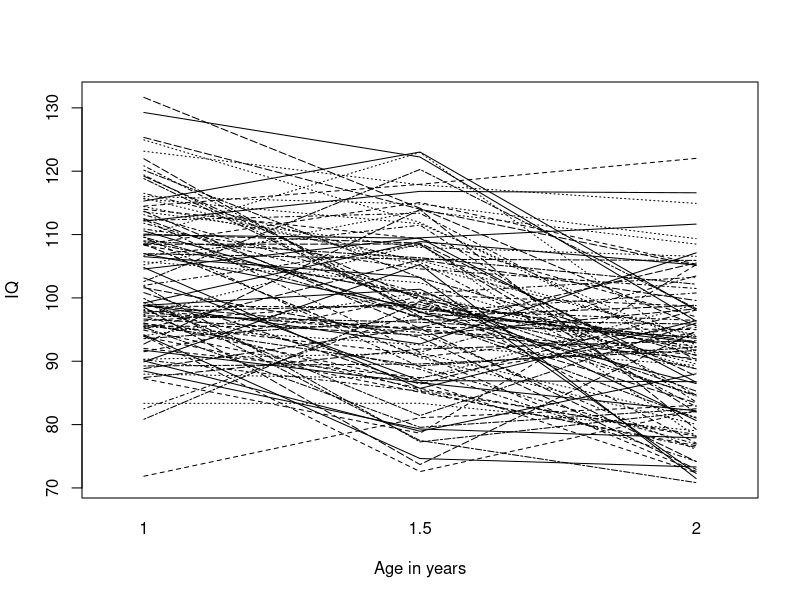
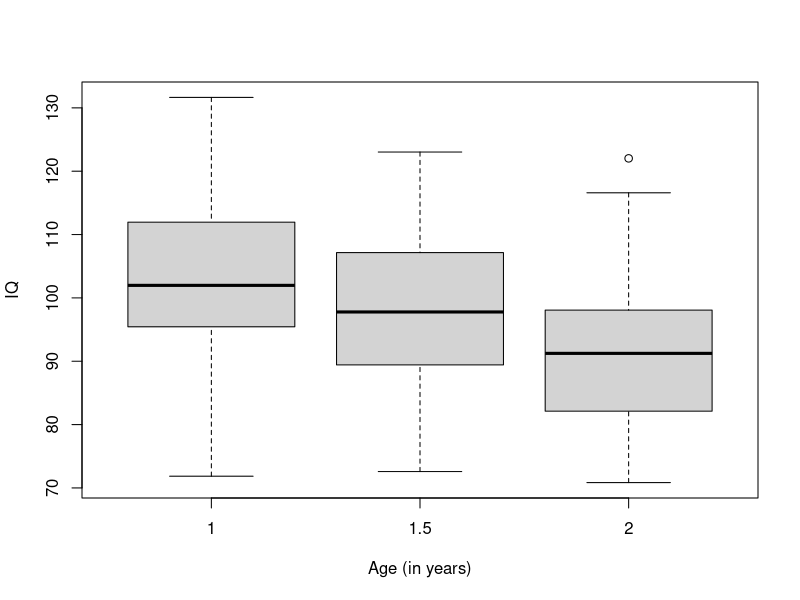
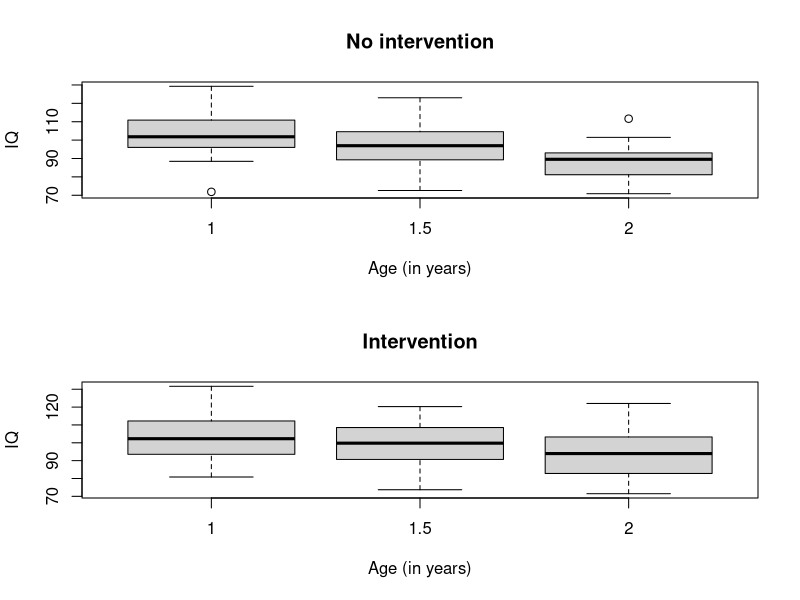
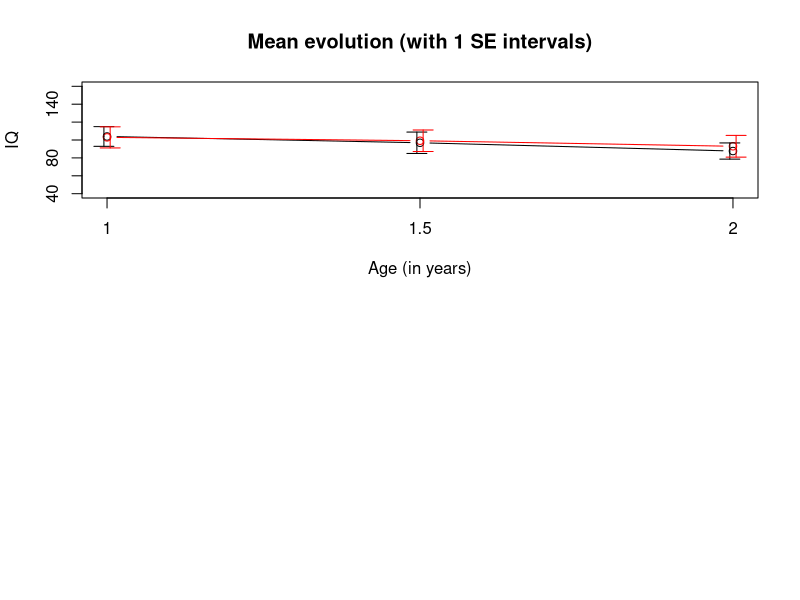
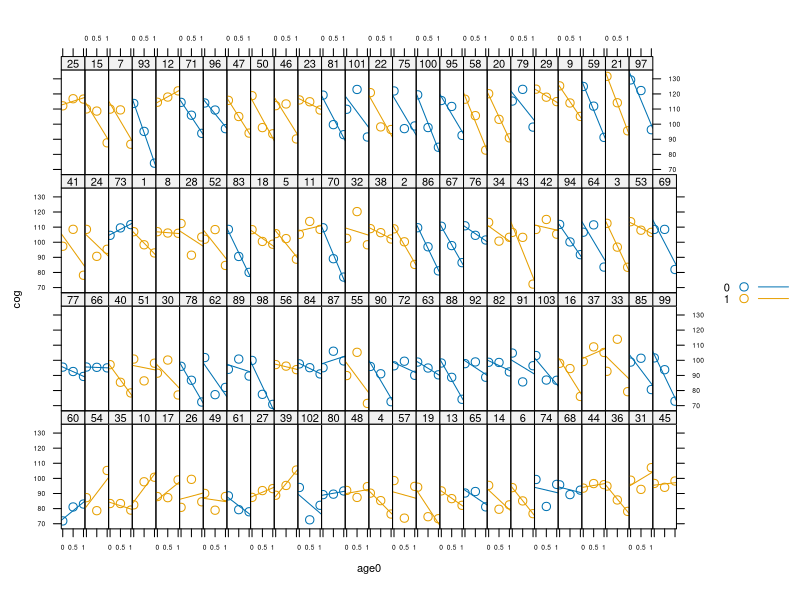
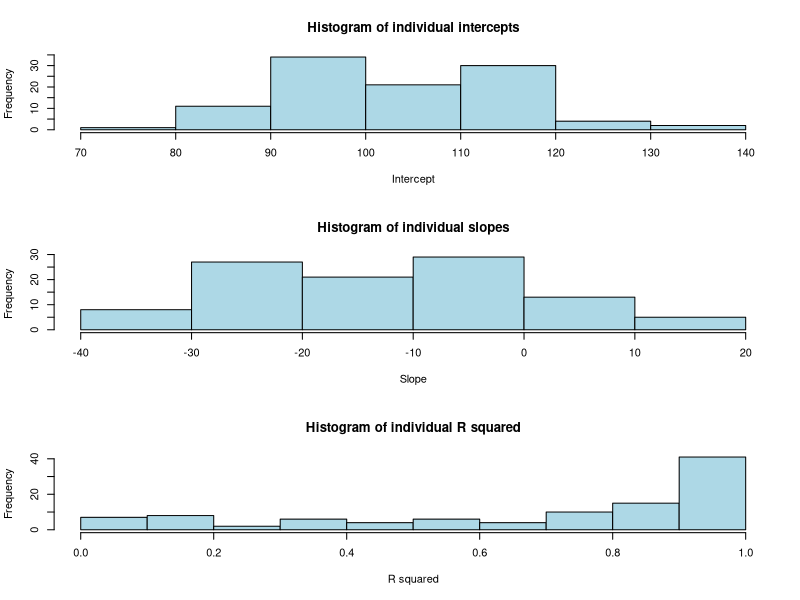
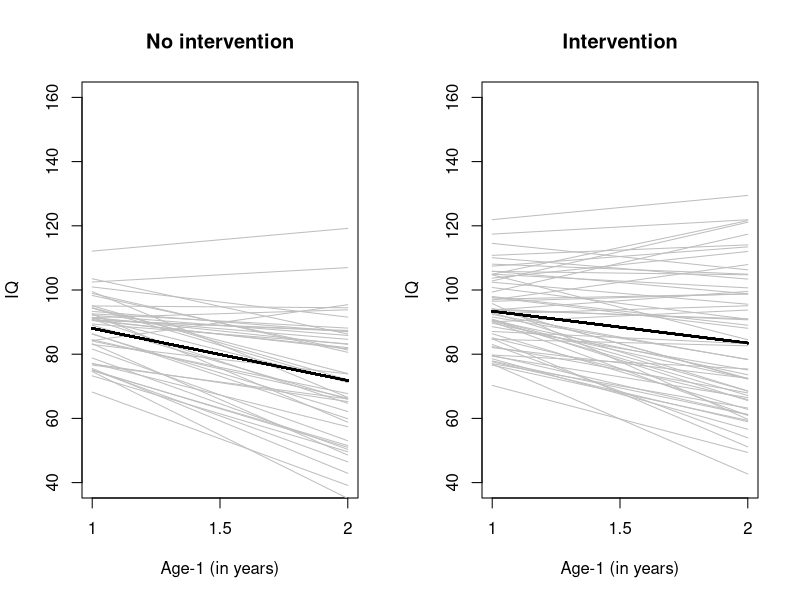
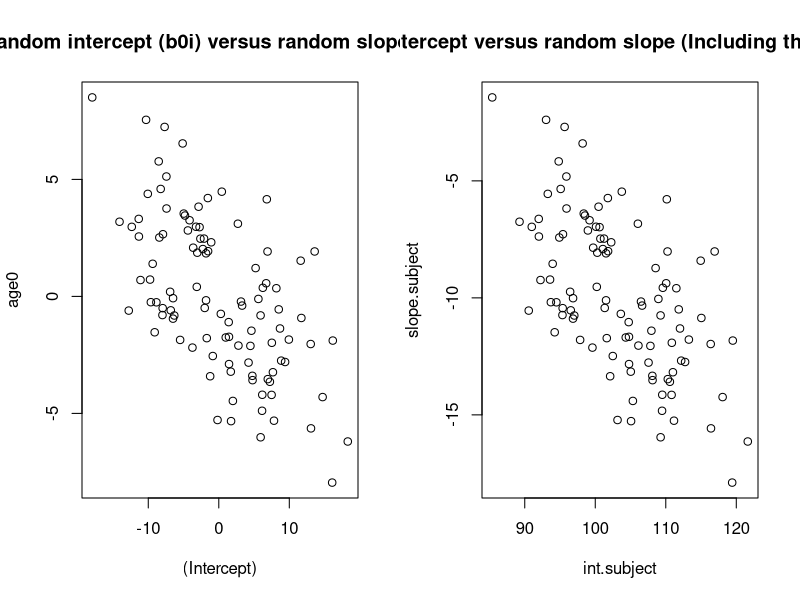

R code for these plots, in order:
## ---- chunk 1
knitr::opts_chunk$set(echo=FALSE, warning=FALSE, message=FALSE)
## ---- chunk 2
install.packages('lattice')
library('lattice')
## ---- chunk 3
early.int1 = read.table("earlyint.txt", header=T, sep=",")
attach(early.int1)
## ---- chunk 4
n = length(unique(id))
interaction.plot(age, id, cog, xlab="Age in years", ylab="IQ", legend=F)
## ---- chunk 5
early.mean=tapply(cog,list(age,program),mean) #mean
early.sd=tapply(cog,list(age,program),sd) #sd
early.var=tapply(cog,list(age,program),var) #variance
early.n=table(age,program) #frequency
## ---- chunk 6
boxplot(cog~age, xlab="Age (in years)", ylab="IQ")
## ---- chunk 7
par(mfrow=c(2,1))
boxplot(cog[program==0]~age[program==0], main="No intervention", main="No intervention", xlab="Age (in years)", ylab="IQ")
boxplot(cog[program==1]~age[program==1], main="Intervention", main="No intervention", xlab="Age (in years)", ylab="IQ")
## ---- chunk 8
errbar=function(x,y,height,width,lty=1,col="black"){
arrows(x,y,x,y+height,angle=90,length=width,lty=lty, col=col)
arrows(x,y,x,y-height,angle=90,length=width,lty=lty, col=col)
}
## ---- chunk 9
plot(age[id==1],early.mean[,1],type="b",xlim=c(1,2), ylim=c(40,160),xlab="Age (in years)",ylab="IQ",axes=F, main="Mean evolution (with 1 SE intervals)")
axis(side=1,at=c(1,1.5,2),labels=c(1,1.5,2))
axis(side=2,at=seq(40,160,20))

box()
points(age[id==1],early.mean[,2],type="b",col="red")
errbar(age[id==1]-.005,early.mean[,1],early.sd[,1],.1)
errbar(age[id==1]+.005,early.mean[,2],early.sd[,2],.1,col="red")
## ---- chunk 10
early.int2 <- reshape(early.int1, timevar = "age", idvar = c("id", "program"), direction = "wide") # reshaping data into wide form
early.int2

 cor(early.int2[,3:5])
## ---- chunk 11
early.int1$age0<-early.int1$age-1
## ---- chunk 12
cf = sapply(early.int1$id, function(x) coef(lm(cog~age0, data=subset(early.int1, id==x))))
Sx<-reorder(early.int1$id, cf[1,])

xyplot(cog ~ age0|Sx, groups=program, data=early.int1, type=c('p','r'), auto.key=T,aspect="xy", par.settings=list(axis.text=list(cex=0.6), fontsize=list(text=8, points=10)), scales=list(x=list(at=c(0,0.5,1),labels=c("0","0.5","1")))
)
## ---- chunk 13
lin.reg.coef = by(early.int1, early.int1$id, function(data) coef(lm(cog ~ age0, data=data)))
lin.reg.coef1 = unlist(lin.reg.coef)
names(lin.reg.coef1) = NULL
lin.reg.coef2 = matrix(lin.reg.coef1,length(lin.reg.coef1)/2,2,byrow = TRUE)
## ---- chunk 14
lin.reg.r.squared = by(early.int1, early.int1$id, function(data) summary(lm(cog ~ age, data=data))$r.squared)
lin.reg.r.squared1 = as.vector(unlist(lin.reg.r.squared))
## ---- chunk 15
par(mfrow=c(3,1))
hist(lin.reg.coef2[,1],xlab="Intercept",col="lightblue",main="Histogram of individual intercepts")
hist(lin.reg.coef2[,2],xlab="Slope",col="lightblue",main="Histogram of individual slopes")
hist(lin.reg.r.squared1,xlab="R squared",col="lightblue",main="Histogram of individual R squared")
## ---- chunk 16
reg.coef = cbind(lin.reg.coef2, early.int1[early.int1$age==1,]$program)
mean.int = tapply(reg.coef[,1], reg.coef[,3], mean)
mean.slope = tapply(reg.coef[,2], reg.coef[,3], mean)

par(mfrow=c(1,2))
plot(age, cog, type="n", xlim=c(1,2), ylim=c(40,160), main="No intervention", xlab="Age-1 (in years)", ylab="IQ", axes=F)
axis(side=1, at=c(1,1.5,2), labels=c(1,1.5,2))
axis(side=2, at=seq(40,160,20))
box()

for (i in 1:103) {
  if (reg.coef[i,3]==0){ 
    curve(cbind(1,x)%*%reg.coef[i,1:2], add=T, col="gray") 
    curve(cbind(1,x)%*%c(mean.int[1], mean.slope[1]), add=T, lwd=2)
  }
}

plot(age, cog, type="n", xlim=c(1,2), ylim=c(40,160),main="Intervention", xlab="Age-1 (in years)", ylab="IQ", axes=F)
axis(side=1, at=c(1,1.5,2), labels=c(1,1.5,2))
axis(side=2, at=seq(40,160,20))
box()

for (i in 1:103){
  if (reg.coef[i,3]==1){
    curve(cbind(1,x)%*%reg.coef[i,1:2], add=T, col="gray") 
    curve(cbind(1,x)%*%c(mean.int[2], mean.slope[2]), add=T, lwd=2)
  }
}
## ---- chunk 17
install.packages("lme4")
install.packages("arm")
install.packages("pbkrtest")

library(lme4)
library(lattice)
library(arm)
library(car)
library(pbkrtest)
## ---- chunk 18
early.int1$age0<-early.int1$age-1
## ---- chunk 19
early.lmer1 = lmer(cog~1+age0*program+(1 + age0|id), REML = FALSE, data=early.int1)
summary(early.lmer1)
## ---- chunk 20
fixed.boot = bootMer(early.lmer1, fixef, use.u = TRUE, nsim = 250)
fixed.boot
summary(fixed.boot)
## ---- chunk 21
confint(early.lmer1,par=5:8,method="Wald",oldNames = FALSE) # Only for fixed effects vc will return NA
confint(early.lmer1,method="boot",boot.type ="perc",oldNames = FALSE,nsim=500)
confint(early.lmer1, level = 0.95,method="profile",oldNames = FALSE)
## ---- chunk 22
#early.lmer1.df.KR = get_ddf_Lb(early.lmer1, fixef(early.lmer1))
## ---- chunk 23
early.lmer1.noprog<-lmer(cog~1+age0+(1 + age0|id), REML = FALSE, data=early.int1)
early.lmer1.intprog<-lmer(cog~1+age0+program+(1 + age0|id), REML = FALSE, data=early.int1)
anova(early.lmer1.noprog,early.lmer1.intprog,early.lmer1)
## ---- chunk 24
D.early = unclass(VarCorr(early.lmer1))$id
D.early
## ---- chunk 25
early.lmer1.re = ranef(early.lmer1)$id
head(early.lmer1.re,10)

plot(early.lmer1.re, main="Random intercept (b0i) versus random slope (b1i)")
## ---- chunk 26
ind.coef=coef(early.lmer1)$id
head(ind.coef)


int.subject=ind.coef[,1]+ind.coef[,3]
slope.subject=ind.coef[,2]+ind.coef[,4]
plot(int.subject,slope.subject, main="Random intercept versus random slope (Including the fixed effects)")
